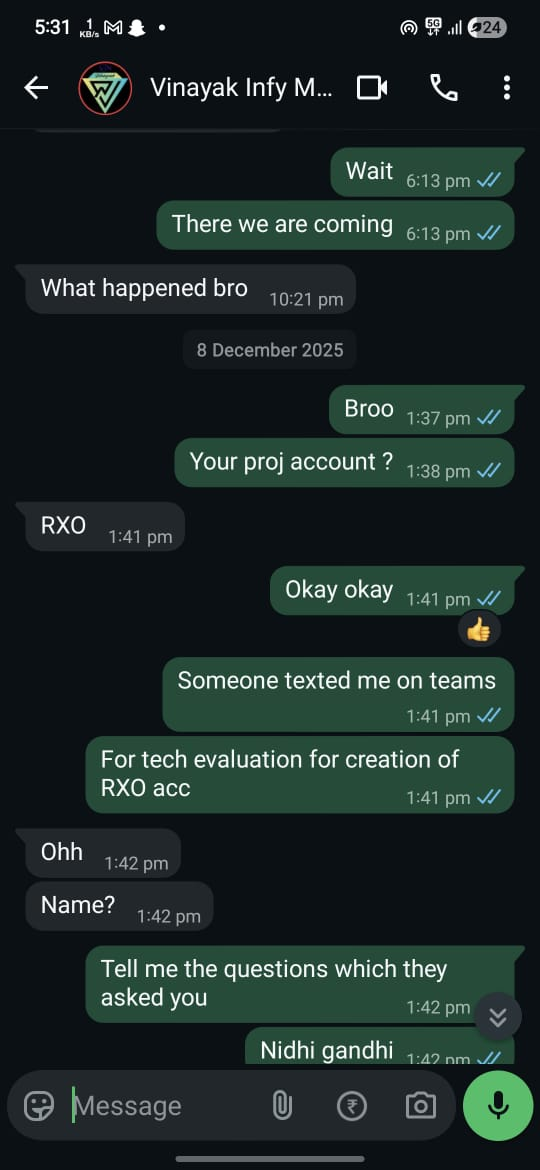
#> input picture data/raw_images/chat2.jpeg, 540 x 1170 px
$ python main.py
#> lines starting #> are read from the running program, lines starting #| are printed output that depends on the picture
### ocr/ocr_engine.py
import cv2
import pytesseract
import pandas as pd

pytesseract.pytesseract.tesseract_cmd = r"C:\Program Files\Tesseract-OCR\tesseract.exe"


def extract_text_with_positions(image_path):
#> called with image_path = 'data/raw_images/chat2.jpeg'
    img = cv2.imread(image_path)
#> img is the input picture: shape (1170, 540, 3); mean B, G, R 39.5, 41.5, 28.3
    gray = cv2.cvtColor(img, cv2.COLOR_BGR2GRAY)
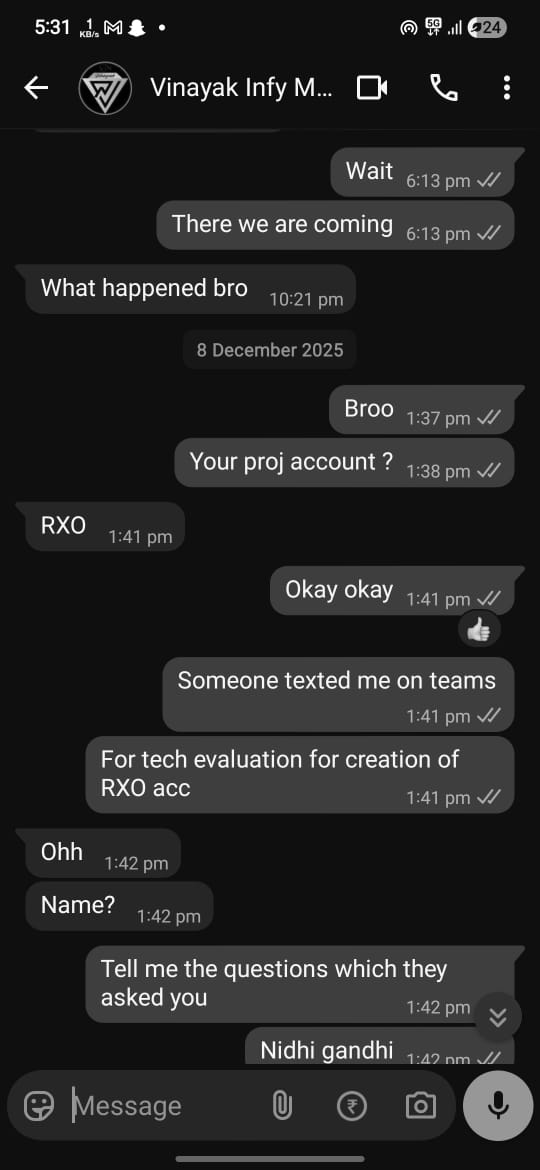
#> gray: shape (1170, 540); min 0, max 255, mean 37.3

    image_width = img.shape[1]
#> image_width = 540

#> (the run stopped early here; a loop or call above may not have finished)
